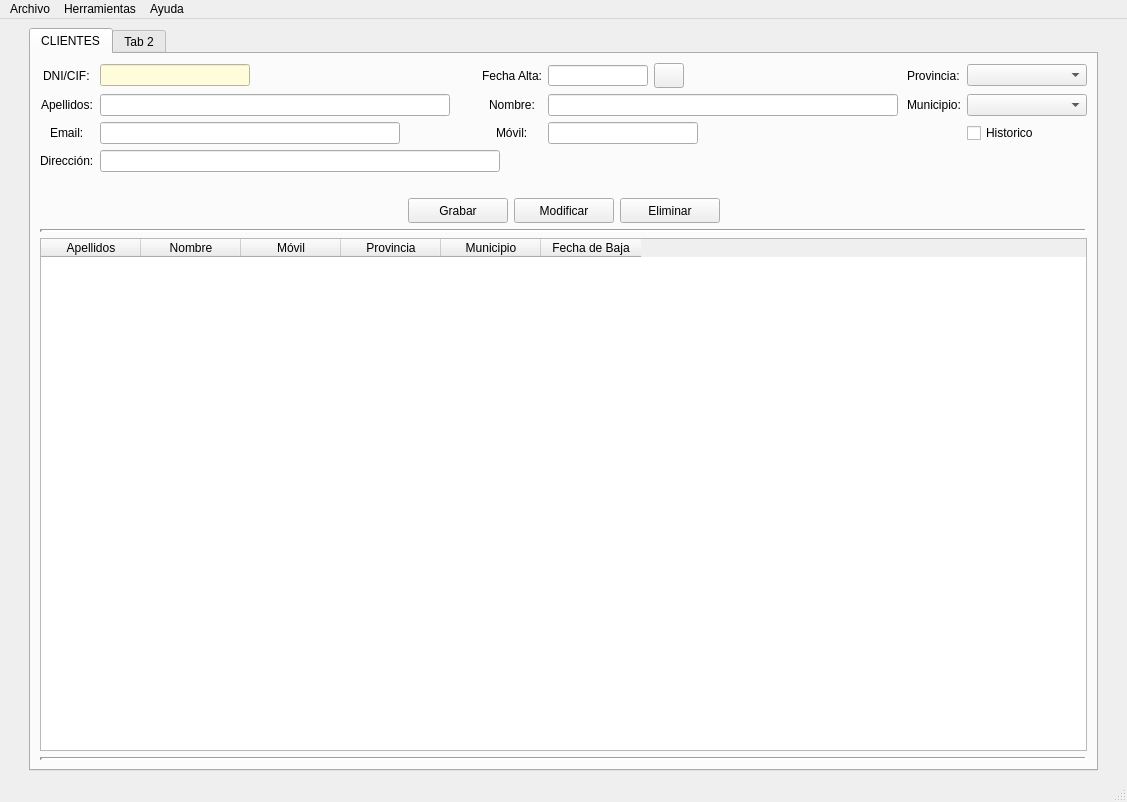
<?xml version="1.0" encoding="UTF-8"?>
<ui version="4.0">
 <class>venPrincipal</class>
 <widget class="QMainWindow" name="venPrincipal">
  <property name="geometry">
   <rect>
    <x>0</x>
    <y>0</y>
    <width>1127</width>
    <height>802</height>
   </rect>
  </property>
  <property name="windowTitle">
   <string>InmoTeis</string>
  </property>
  <property name="windowIcon">
   <iconset>
    <normaloff>../img/icono.ico</normaloff>../img/icono.ico</iconset>
  </property>
  <property name="autoFillBackground">
   <bool>false</bool>
  </property>
  <widget class="QWidget" name="centralwidget">
   <layout class="QGridLayout" name="gridLayout_2">
    <item row="0" column="0">
     <spacer name="horizontalSpacer_7">
      <property name="orientation">
       <enum>Qt::Horizontal</enum>
      </property>
      <property name="sizeType">
       <enum>QSizePolicy::Minimum</enum>
      </property>
      <property name="sizeHint" stdset="0">
       <size>
        <width>20</width>
        <height>20</height>
       </size>
      </property>
     </spacer>
    </item>
    <item row="0" column="3">
     <spacer name="horizontalSpacer_6">
      <property name="orientation">
       <enum>Qt::Horizontal</enum>
      </property>
      <property name="sizeType">
       <enum>QSizePolicy::Minimum</enum>
      </property>
      <property name="sizeHint" stdset="0">
       <size>
        <width>20</width>
        <height>20</height>
       </size>
      </property>
     </spacer>
    </item>
    <item row="0" column="1">
     <widget class="QTabWidget" name="panPrincipal">
      <property name="autoFillBackground">
       <bool>false</bool>
      </property>
      <property name="currentIndex">
       <number>0</number>
      </property>
      <widget class="QWidget" name="pClientres">
       <attribute name="title">
        <string>CLIENTES</string>
       </attribute>
       <layout class="QVBoxLayout" name="verticalLayout">
        <item>
         <layout class="QGridLayout" name="gridLayout">
          <item row="0" column="3">
           <widget class="QLabel" name="lblAltacli">
            <property name="text">
             <string>Fecha Alta:</string>
            </property>
           </widget>
          </item>
          <item row="1" column="2">
           <spacer name="horizontalSpacer_2">
            <property name="orientation">
             <enum>Qt::Horizontal</enum>
            </property>
            <property name="sizeType">
             <enum>QSizePolicy::Fixed</enum>
            </property>
            <property name="sizeHint" stdset="0">
             <size>
              <width>20</width>
              <height>20</height>
             </size>
            </property>
           </spacer>
          </item>
          <item row="2" column="0" alignment="Qt::AlignHCenter">
           <widget class="QLabel" name="lblEmailcli">
            <property name="text">
             <string>Email:</string>
            </property>
           </widget>
          </item>
          <item row="2" column="2">
           <spacer name="horizontalSpacer">
            <property name="orientation">
             <enum>Qt::Horizontal</enum>
            </property>
            <property name="sizeType">
             <enum>QSizePolicy::Fixed</enum>
            </property>
            <property name="sizeHint" stdset="0">
             <size>
              <width>20</width>
              <height>20</height>
             </size>
            </property>
           </spacer>
          </item>
          <item row="3" column="0" alignment="Qt::AlignHCenter">
           <widget class="QLabel" name="lblDireccioncli">
            <property name="text">
             <string>Dirección:</string>
            </property>
           </widget>
          </item>
          <item row="2" column="4" colspan="3">
           <widget class="QLineEdit" name="txtMovilcli">
            <property name="minimumSize">
             <size>
              <width>120</width>
              <height>0</height>
             </size>
            </property>
            <property name="maximumSize">
             <size>
              <width>150</width>
              <height>16777215</height>
             </size>
            </property>
           </widget>
          </item>
          <item row="1" column="0" alignment="Qt::AlignHCenter">
           <widget class="QLabel" name="lblApelcli">
            <property name="text">
             <string>Apellidos:</string>
            </property>
           </widget>
          </item>
          <item row="1" column="3" alignment="Qt::AlignHCenter">
           <widget class="QLabel" name="lblNomCli">
            <property name="text">
             <string>Nombre:</string>
            </property>
           </widget>
          </item>
          <item row="1" column="1">
           <widget class="QLineEdit" name="txtApelcli">
            <property name="minimumSize">
             <size>
              <width>350</width>
              <height>0</height>
             </size>
            </property>
            <property name="maximumSize">
             <size>
              <width>350</width>
              <height>16777215</height>
             </size>
            </property>
           </widget>
          </item>
          <item row="1" column="4" colspan="3">
           <widget class="QLineEdit" name="txtNomcli">
            <property name="minimumSize">
             <size>
              <width>350</width>
              <height>0</height>
             </size>
            </property>
            <property name="maximumSize">
             <size>
              <width>350</width>
              <height>16777215</height>
             </size>
            </property>
           </widget>
          </item>
          <item row="2" column="1">
           <widget class="QLineEdit" name="txtEmailcli">
            <property name="minimumSize">
             <size>
              <width>300</width>
              <height>0</height>
             </size>
            </property>
            <property name="maximumSize">
             <size>
              <width>300</width>
              <height>16777215</height>
             </size>
            </property>
           </widget>
          </item>
          <item row="0" column="0" alignment="Qt::AlignHCenter">
           <widget class="QLabel" name="lblDnicli">
            <property name="text">
             <string>DNI/CIF:</string>
            </property>
           </widget>
          </item>
          <item row="0" column="4">
           <widget class="QLineEdit" name="txtAltacli">
            <property name="minimumSize">
             <size>
              <width>100</width>
              <height>20</height>
             </size>
            </property>
            <property name="maximumSize">
             <size>
              <width>100</width>
              <height>21</height>
             </size>
            </property>
           </widget>
          </item>
          <item row="2" column="3" alignment="Qt::AlignHCenter">
           <widget class="QLabel" name="lblMovilcli">
            <property name="text">
             <string>Móvil:</string>
            </property>
           </widget>
          </item>
          <item row="3" column="1" colspan="4">
           <widget class="QLineEdit" name="txtDireccioncli">
            <property name="minimumSize">
             <size>
              <width>400</width>
              <height>0</height>
             </size>
            </property>
            <property name="maximumSize">
             <size>
              <width>400</width>
              <height>16777215</height>
             </size>
            </property>
           </widget>
          </item>
          <item row="0" column="1">
           <widget class="QLineEdit" name="txtDnicli">
            <property name="minimumSize">
             <size>
              <width>150</width>
              <height>0</height>
             </size>
            </property>
            <property name="maximumSize">
             <size>
              <width>150</width>
              <height>16777215</height>
             </size>
            </property>
            <property name="styleSheet">
             <string notr="true">background-color: rgb(255, 252, 220);</string>
            </property>
           </widget>
          </item>
          <item row="1" column="8">
           <widget class="QLabel" name="lblMunicipiocli">
            <property name="text">
             <string>Municipio:</string>
            </property>
           </widget>
          </item>
          <item row="1" column="9">
           <widget class="QComboBox" name="cmbMunicipiocli">
            <property name="minimumSize">
             <size>
              <width>120</width>
              <height>0</height>
             </size>
            </property>
           </widget>
          </item>
          <item row="0" column="9">
           <widget class="QComboBox" name="cmbProvinciacli">
            <property name="minimumSize">
             <size>
              <width>120</width>
              <height>0</height>
             </size>
            </property>
           </widget>
          </item>
          <item row="0" column="8">
           <widget class="QLabel" name="lblProvinciacli">
            <property name="text">
             <string>Provincia:</string>
            </property>
           </widget>
          </item>
          <item row="0" column="5">
           <widget class="QPushButton" name="btnAltacli">
            <property name="minimumSize">
             <size>
              <width>30</width>
              <height>25</height>
             </size>
            </property>
            <property name="maximumSize">
             <size>
              <width>30</width>
              <height>25</height>
             </size>
            </property>
            <property name="text">
             <string/>
            </property>
            <property name="icon">
             <iconset>
              <normaloff>../img/calendar.png</normaloff>../img/calendar.png</iconset>
            </property>
           </widget>
          </item>
          <item row="2" column="9">
           <widget class="QCheckBox" name="chkHistoriacli">
            <property name="layoutDirection">
             <enum>Qt::LeftToRight</enum>
            </property>
            <property name="text">
             <string>Historico</string>
            </property>
           </widget>
          </item>
          <item row="0" column="2">
           <spacer name="horizontalSpacer_3">
            <property name="orientation">
             <enum>Qt::Horizontal</enum>
            </property>
            <property name="sizeHint" stdset="0">
             <size>
              <width>40</width>
              <height>20</height>
             </size>
            </property>
           </spacer>
          </item>
          <item row="1" column="7">
           <spacer name="horizontalSpacer_9">
            <property name="orientation">
             <enum>Qt::Horizontal</enum>
            </property>
            <property name="sizeHint" stdset="0">
             <size>
              <width>40</width>
              <height>20</height>
             </size>
            </property>
           </spacer>
          </item>
          <item row="2" column="7">
           <spacer name="horizontalSpacer_10">
            <property name="orientation">
             <enum>Qt::Horizontal</enum>
            </property>
            <property name="sizeHint" stdset="0">
             <size>
              <width>40</width>
              <height>20</height>
             </size>
            </property>
           </spacer>
          </item>
          <item row="3" column="7">
           <spacer name="horizontalSpacer_11">
            <property name="orientation">
             <enum>Qt::Horizontal</enum>
            </property>
            <property name="sizeHint" stdset="0">
             <size>
              <width>40</width>
              <height>20</height>
             </size>
            </property>
           </spacer>
          </item>
          <item row="0" column="7">
           <spacer name="horizontalSpacer_8">
            <property name="orientation">
             <enum>Qt::Horizontal</enum>
            </property>
            <property name="sizeHint" stdset="0">
             <size>
              <width>40</width>
              <height>20</height>
             </size>
            </property>
           </spacer>
          </item>
         </layout>
        </item>
        <item>
         <spacer name="verticalSpacer">
          <property name="orientation">
           <enum>Qt::Vertical</enum>
          </property>
          <property name="sizeType">
           <enum>QSizePolicy::Fixed</enum>
          </property>
          <property name="sizeHint" stdset="0">
           <size>
            <width>20</width>
            <height>20</height>
           </size>
          </property>
         </spacer>
        </item>
        <item>
         <layout class="QHBoxLayout" name="horizontalLayout">
          <item>
           <spacer name="horizontalSpacer_5">
            <property name="orientation">
             <enum>Qt::Horizontal</enum>
            </property>
            <property name="sizeHint" stdset="0">
             <size>
              <width>40</width>
              <height>20</height>
             </size>
            </property>
           </spacer>
          </item>
          <item>
           <widget class="QPushButton" name="btnGrabarcli">
            <property name="minimumSize">
             <size>
              <width>100</width>
              <height>25</height>
             </size>
            </property>
            <property name="maximumSize">
             <size>
              <width>100</width>
              <height>25</height>
             </size>
            </property>
            <property name="text">
             <string>Grabar</string>
            </property>
           </widget>
          </item>
          <item>
           <widget class="QPushButton" name="btnModifcli">
            <property name="minimumSize">
             <size>
              <width>100</width>
              <height>25</height>
             </size>
            </property>
            <property name="maximumSize">
             <size>
              <width>100</width>
              <height>25</height>
             </size>
            </property>
            <property name="text">
             <string>Modificar</string>
            </property>
           </widget>
          </item>
          <item>
           <widget class="QPushButton" name="btnDelcli">
            <property name="minimumSize">
             <size>
              <width>100</width>
              <height>25</height>
             </size>
            </property>
            <property name="maximumSize">
             <size>
              <width>100</width>
              <height>25</height>
             </size>
            </property>
            <property name="text">
             <string>Eliminar</string>
            </property>
           </widget>
          </item>
          <item>
           <spacer name="horizontalSpacer_4">
            <property name="orientation">
             <enum>Qt::Horizontal</enum>
            </property>
            <property name="sizeHint" stdset="0">
             <size>
              <width>40</width>
              <height>20</height>
             </size>
            </property>
           </spacer>
          </item>
         </layout>
        </item>
        <item>
         <widget class="Line" name="line">
          <property name="lineWidth">
           <number>3</number>
          </property>
          <property name="orientation">
           <enum>Qt::Horizontal</enum>
          </property>
         </widget>
        </item>
        <item>
         <widget class="QTableWidget" name="tablaClientes">
          <property name="minimumSize">
           <size>
            <width>860</width>
            <height>510</height>
           </size>
          </property>
          <property name="selectionBehavior">
           <enum>QAbstractItemView::SelectRows</enum>
          </property>
          <attribute name="verticalHeaderVisible">
           <bool>false</bool>
          </attribute>
          <column>
           <property name="text">
            <string>Apellidos</string>
           </property>
          </column>
          <column>
           <property name="text">
            <string>Nombre</string>
           </property>
          </column>
          <column>
           <property name="text">
            <string>Móvil</string>
           </property>
          </column>
          <column>
           <property name="text">
            <string>Provincia</string>
           </property>
          </column>
          <column>
           <property name="text">
            <string>Municipio</string>
           </property>
          </column>
          <column>
           <property name="text">
            <string>Fecha de Baja</string>
           </property>
          </column>
         </widget>
        </item>
        <item>
         <widget class="Line" name="line_2">
          <property name="lineWidth">
           <number>3</number>
          </property>
          <property name="orientation">
           <enum>Qt::Horizontal</enum>
          </property>
         </widget>
        </item>
       </layout>
      </widget>
      <widget class="QWidget" name="tabConstruccion">
       <attribute name="title">
        <string>Tab 2</string>
       </attribute>
       <widget class="QLabel" name="label">
        <property name="geometry">
         <rect>
          <x>360</x>
          <y>220</y>
          <width>211</width>
          <height>91</height>
         </rect>
        </property>
        <property name="text">
         <string>PANEL EN CONSTRUCCION</string>
        </property>
       </widget>
      </widget>
     </widget>
    </item>
   </layout>
  </widget>
  <widget class="QMenuBar" name="menubar">
   <property name="geometry">
    <rect>
     <x>0</x>
     <y>0</y>
     <width>1127</width>
     <height>21</height>
    </rect>
   </property>
   <widget class="QMenu" name="menuArchivo">
    <property name="title">
     <string>Archivo</string>
    </property>
    <addaction name="actionSalir"/>
   </widget>
   <widget class="QMenu" name="menuHerramientas">
    <property name="title">
     <string>Herramientas</string>
    </property>
    <addaction name="actionCrear_Backup"/>
    <addaction name="actionCargar_Backup"/>
   </widget>
   <widget class="QMenu" name="menuAyuda">
    <property name="title">
     <string>Ayuda</string>
    </property>
   </widget>
   <addaction name="menuArchivo"/>
   <addaction name="menuHerramientas"/>
   <addaction name="menuAyuda"/>
  </widget>
  <widget class="QStatusBar" name="statusbar"/>
  <action name="actionSalir">
   <property name="text">
    <string>Salir</string>
   </property>
  </action>
  <action name="actionCrear_Backup">
   <property name="text">
    <string>Crear Backup</string>
   </property>
  </action>
  <action name="actionCargar_Backup">
   <property name="text">
    <string>Cargar Backup</string>
   </property>
  </action>
 </widget>
 <resources/>
 <connections/>
</ui>
